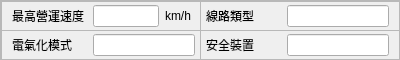
    <widget class="QFrame" name="frame_4">
     <property name="sizePolicy">
      <sizepolicy hsizetype="Fixed" vsizetype="Fixed">
       <horstretch>0</horstretch>
       <verstretch>0</verstretch>
      </sizepolicy>
     </property>
     <property name="minimumSize">
      <size>
       <width>400</width>
       <height>60</height>
      </size>
     </property>
     <property name="maximumSize">
      <size>
       <width>400</width>
       <height>60</height>
      </size>
     </property>
     <property name="frameShape">
      <enum>QFrame::Shape::StyledPanel</enum>
     </property>
     <property name="frameShadow">
      <enum>QFrame::Shadow::Raised</enum>
     </property>
     <layout class="QGridLayout" name="gridLayout_4">
      <property name="leftMargin">
       <number>0</number>
      </property>
      <property name="topMargin">
       <number>0</number>
      </property>
      <property name="rightMargin">
       <number>0</number>
      </property>
      <property name="bottomMargin">
       <number>0</number>
      </property>
      <property name="spacing">
       <number>0</number>
      </property>
      <item row="0" column="0">
       <widget class="QFrame" name="line_speed_f">
        <property name="sizePolicy">
         <sizepolicy hsizetype="Fixed" vsizetype="Fixed">
          <horstretch>0</horstretch>
          <verstretch>0</verstretch>
         </sizepolicy>
        </property>
        <property name="minimumSize">
         <size>
          <width>200</width>
          <height>30</height>
         </size>
        </property>
        <property name="maximumSize">
         <size>
          <width>200</width>
          <height>30</height>
         </size>
        </property>
        <property name="frameShape">
         <enum>QFrame::Shape::StyledPanel</enum>
        </property>
        <property name="frameShadow">
         <enum>QFrame::Shadow::Raised</enum>
        </property>
        <layout class="QHBoxLayout" name="horizontalLayout_17">
         <property name="leftMargin">
          <number>10</number>
         </property>
         <property name="topMargin">
          <number>1</number>
         </property>
         <property name="rightMargin">
          <number>5</number>
         </property>
         <property name="bottomMargin">
          <number>1</number>
         </property>
         <item>
          <widget class="QLabel" name="line_speed_l">
           <property name="sizePolicy">
            <sizepolicy hsizetype="Fixed" vsizetype="Preferred">
             <horstretch>0</horstretch>
             <verstretch>0</verstretch>
            </sizepolicy>
           </property>
           <property name="minimumSize">
            <size>
             <width>75</width>
             <height>0</height>
            </size>
           </property>
           <property name="maximumSize">
            <size>
             <width>75</width>
             <height>16777215</height>
            </size>
           </property>
           <property name="text">
            <string>最高營運速度</string>
           </property>
          </widget>
         </item>
         <item>
          <widget class="QLineEdit" name="line_speed_i">
           <property name="maxLength">
            <number>5</number>
           </property>
           <property name="frame">
            <bool>true</bool>
           </property>
           <property name="readOnly">
            <bool>false</bool>
           </property>
          </widget>
         </item>
         <item>
          <widget class="QLabel" name="label_1">
           <property name="sizePolicy">
            <sizepolicy hsizetype="Fixed" vsizetype="Fixed">
             <horstretch>0</horstretch>
             <verstretch>0</verstretch>
            </sizepolicy>
           </property>
           <property name="minimumSize">
            <size>
             <width>30</width>
             <height>16</height>
            </size>
           </property>
           <property name="maximumSize">
            <size>
             <width>30</width>
             <height>16</height>
            </size>
           </property>
           <property name="text">
            <string>km/h</string>
           </property>
          </widget>
         </item>
        </layout>
       </widget>
      </item>
      <item row="0" column="1">
       <widget class="QFrame" name="line_linetype_f">
        <property name="sizePolicy">
         <sizepolicy hsizetype="Fixed" vsizetype="Fixed">
          <horstretch>0</horstretch>
          <verstretch>0</verstretch>
         </sizepolicy>
        </property>
        <property name="minimumSize">
         <size>
          <width>200</width>
          <height>30</height>
         </size>
        </property>
        <property name="maximumSize">
         <size>
          <width>200</width>
          <height>30</height>
         </size>
        </property>
        <property name="frameShape">
         <enum>QFrame::Shape::StyledPanel</enum>
        </property>
        <property name="frameShadow">
         <enum>QFrame::Shadow::Raised</enum>
        </property>
        <layout class="QHBoxLayout" name="horizontalLayout_18">
         <property name="leftMargin">
          <number>5</number>
         </property>
         <property name="topMargin">
          <number>1</number>
         </property>
         <property name="rightMargin">
          <number>10</number>
         </property>
         <property name="bottomMargin">
          <number>1</number>
         </property>
         <item>
          <widget class="QLabel" name="line_linetype_l">
           <property name="sizePolicy">
            <sizepolicy hsizetype="Fixed" vsizetype="Preferred">
             <horstretch>0</horstretch>
             <verstretch>0</verstretch>
            </sizepolicy>
           </property>
           <property name="minimumSize">
            <size>
             <width>75</width>
             <height>0</height>
            </size>
           </property>
           <property name="maximumSize">
            <size>
             <width>75</width>
             <height>16777215</height>
            </size>
           </property>
           <property name="text">
            <string>線路類型</string>
           </property>
          </widget>
         </item>
         <item>
          <widget class="QLineEdit" name="line_linetype_i">
           <property name="readOnly">
            <bool>false</bool>
           </property>
          </widget>
         </item>
        </layout>
       </widget>
      </item>
      <item row="1" column="0">
       <widget class="QFrame" name="line_electric_f">
        <property name="sizePolicy">
         <sizepolicy hsizetype="Fixed" vsizetype="Fixed">
          <horstretch>0</horstretch>
          <verstretch>0</verstretch>
         </sizepolicy>
        </property>
        <property name="minimumSize">
         <size>
          <width>200</width>
          <height>30</height>
         </size>
        </property>
        <property name="maximumSize">
         <size>
          <width>200</width>
          <height>30</height>
         </size>
        </property>
        <property name="frameShape">
         <enum>QFrame::Shape::StyledPanel</enum>
        </property>
        <property name="frameShadow">
         <enum>QFrame::Shadow::Raised</enum>
        </property>
        <layout class="QHBoxLayout" name="horizontalLayout_19">
         <property name="leftMargin">
          <number>10</number>
         </property>
         <property name="topMargin">
          <number>1</number>
         </property>
         <property name="rightMargin">
          <number>5</number>
         </property>
         <property name="bottomMargin">
          <number>1</number>
         </property>
         <item>
          <widget class="QLabel" name="line_electric_l">
           <property name="sizePolicy">
            <sizepolicy hsizetype="Fixed" vsizetype="Preferred">
             <horstretch>0</horstretch>
             <verstretch>0</verstretch>
            </sizepolicy>
           </property>
           <property name="minimumSize">
            <size>
             <width>75</width>
             <height>0</height>
            </size>
           </property>
           <property name="maximumSize">
            <size>
             <width>75</width>
             <height>16777215</height>
            </size>
           </property>
           <property name="text">
            <string>電氣化模式</string>
           </property>
          </widget>
         </item>
         <item>
          <widget class="QLineEdit" name="line_electric_i">
           <property name="frame">
            <bool>true</bool>
           </property>
           <property name="readOnly">
            <bool>false</bool>
           </property>
          </widget>
         </item>
        </layout>
       </widget>
      </item>
      <item row="1" column="1">
       <widget class="QFrame" name="line_safety_f">
        <property name="sizePolicy">
         <sizepolicy hsizetype="Fixed" vsizetype="Fixed">
          <horstretch>0</horstretch>
          <verstretch>0</verstretch>
         </sizepolicy>
        </property>
        <property name="minimumSize">
         <size>
          <width>200</width>
          <height>30</height>
         </size>
        </property>
        <property name="maximumSize">
         <size>
          <width>200</width>
          <height>30</height>
         </size>
        </property>
        <property name="frameShape">
         <enum>QFrame::Shape::StyledPanel</enum>
        </property>
        <property name="frameShadow">
         <enum>QFrame::Shadow::Raised</enum>
        </property>
        <layout class="QHBoxLayout" name="horizontalLayout_20">
         <property name="leftMargin">
          <number>5</number>
         </property>
         <property name="topMargin">
          <number>1</number>
         </property>
         <property name="rightMargin">
          <number>10</number>
         </property>
         <property name="bottomMargin">
          <number>1</number>
         </property>
         <item>
          <widget class="QLabel" name="line_safety_l">
           <property name="sizePolicy">
            <sizepolicy hsizetype="Fixed" vsizetype="Preferred">
             <horstretch>0</horstretch>
             <verstretch>0</verstretch>
            </sizepolicy>
           </property>
           <property name="minimumSize">
            <size>
             <width>75</width>
             <height>0</height>
            </size>
           </property>
           <property name="maximumSize">
            <size>
             <width>75</width>
             <height>16777215</height>
            </size>
           </property>
           <property name="text">
            <string>安全裝置</string>
           </property>
          </widget>
         </item>
         <item>
          <widget class="QLineEdit" name="line_safety_i">
           <property name="readOnly">
            <bool>false</bool>
           </property>
          </widget>
         </item>
        </layout>
       </widget>
      </item>
     </layout>
    </widget>
